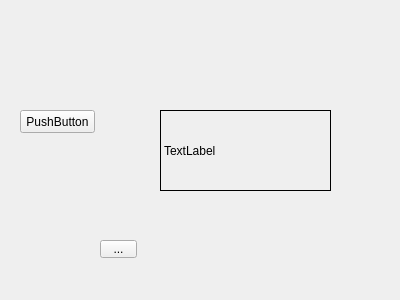
<?xml version="1.0" encoding="UTF-8"?>
<ui version="4.0">
 <class>Widget</class>
 <widget class="QWidget" name="Widget">
  <property name="geometry">
   <rect>
    <x>0</x>
    <y>0</y>
    <width>400</width>
    <height>300</height>
   </rect>
  </property>
  <property name="windowTitle">
   <string>Widget</string>
  </property>
  <widget class="QPushButton" name="pushButton">
   <property name="geometry">
    <rect>
     <x>20</x>
     <y>110</y>
     <width>75</width>
     <height>23</height>
    </rect>
   </property>
   <property name="text">
    <string>PushButton</string>
   </property>
  </widget>
  <widget class="QToolButton" name="toolButton">
   <property name="geometry">
    <rect>
     <x>100</x>
     <y>240</y>
     <width>37</width>
     <height>18</height>
    </rect>
   </property>
   <property name="text">
    <string>...</string>
   </property>
  </widget>
  <widget class="MyLabel" name="label">
   <property name="geometry">
    <rect>
     <x>160</x>
     <y>110</y>
     <width>171</width>
     <height>81</height>
    </rect>
   </property>
   <property name="frameShape">
    <enum>QFrame::Box</enum>
   </property>
   <property name="text">
    <string>TextLabel</string>
   </property>
  </widget>
 </widget>
 <customwidgets>
  <customwidget>
   <class>MyLabel</class>
   <extends>QLabel</extends>
   <header location="global">main/mylabel.h</header>
  </customwidget>
 </customwidgets>
 <resources/>
 <connections/>
</ui>
